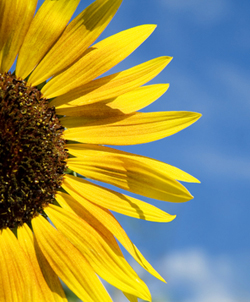
#> input picture Lab4/images/sunflower.jpg, 250 x 302 px
$ python 6.py
#> lines starting #> are read from the running program, lines starting #| are printed output that depends on the picture
import cv2 as cv
import numpy as np

img = cv.imread('images/sunflower.jpg')
#> img is the input picture: shape (302, 250, 3); mean B, G, R 85.7, 145.1, 148.8
mask = np.ones((5,5), np.float32) / 25

img_filter = cv.filter2D(src = img,
                        ddepth=-1,
                        kernel=mask)
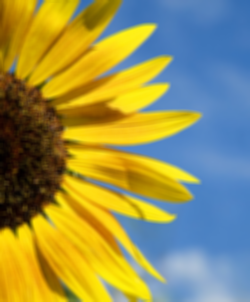
#> img_filter: shape (302, 250, 3); mean B, G, R 85.7, 145.1, 148.8
cv.imshow('Original Image', img)
cv.imshow('Filtered Image', img_filter)

cv.waitKey(0)
cv.destroyAllWindows()

$ run again, with Lab4/images/Arithmetic.jpg copied over Lab4/images/sunflower.jpg
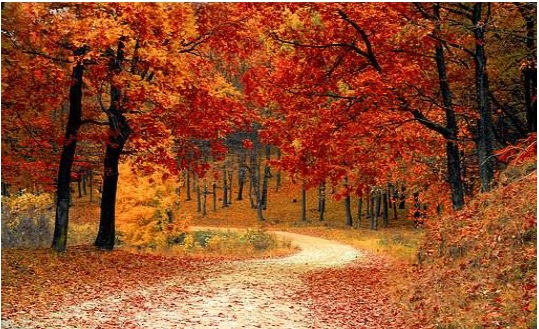
#> input picture Lab4/images/Arithmetic.jpg, 539 x 329 px
#> img is the input picture: shape (329, 539, 3); mean B, G, R 44.3, 78.1, 146.9
#> `img_filter = cv.filter2D(src = img, ddepth=-1, kernel=mask)`:
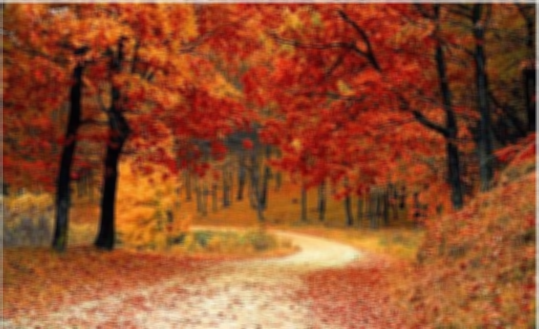
#> img_filter: shape (329, 539, 3); mean B, G, R 44, 77.8, 146.6

$ run again, with Lab4/images/varese.jpg copied over Lab4/images/sunflower.jpg
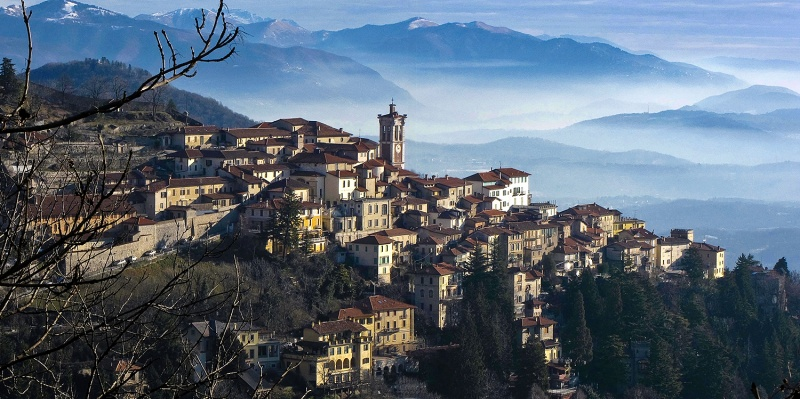
#> input picture Lab4/images/varese.jpg, 800 x 399 px
#> img is the input picture: shape (399, 800, 3); mean B, G, R 117.7, 103.6, 90.3
#> `img_filter = cv.filter2D(src = img, ddepth=-1, kernel=mask)`:
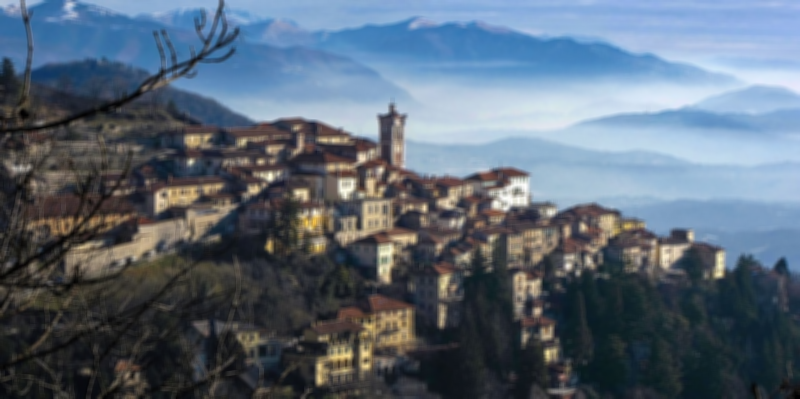
#> img_filter: shape (399, 800, 3); mean B, G, R 117.7, 103.6, 90.3

$ run again, with Lab4/images/noisysalterpepper.png saved as Lab4/images/sunflower.jpg
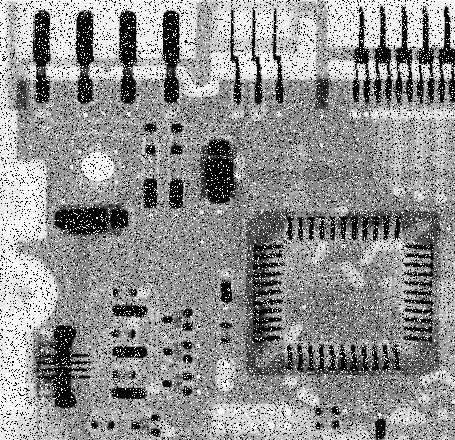
#> input picture Lab4/images/noisysalterpepper.png, 455 x 440 px
#> img is the input picture: shape (440, 455, 3); min 0, max 255, mean 144.1
#> `img_filter = cv.filter2D(src = img, ddepth=-1, kernel=mask)`:
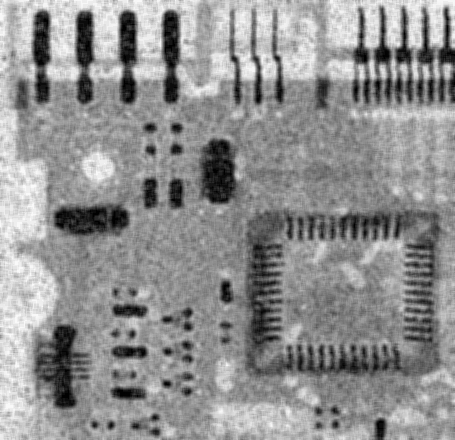
#> img_filter: shape (440, 455, 3); min 0, max 251, mean 144.1
